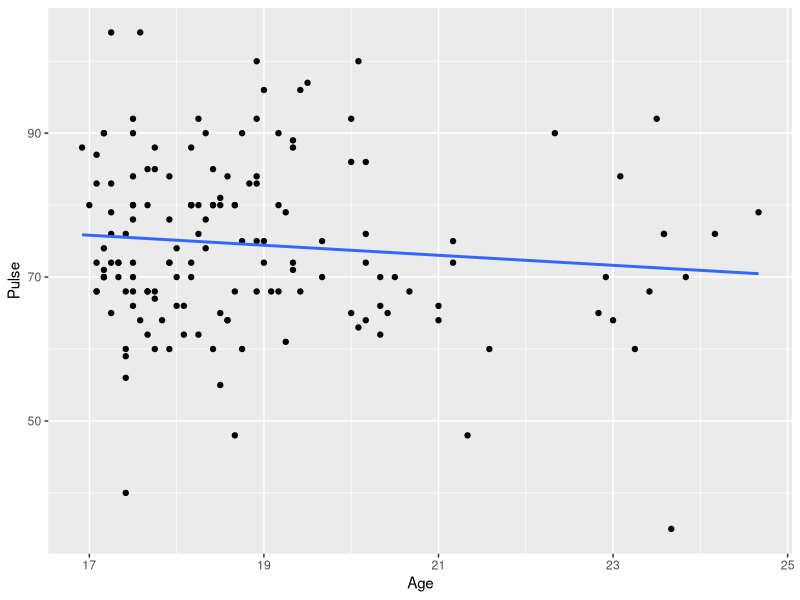
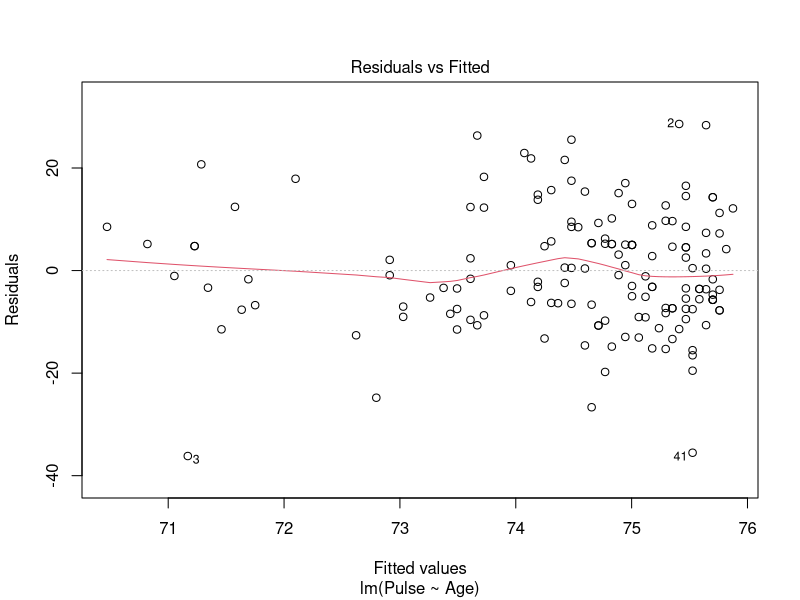
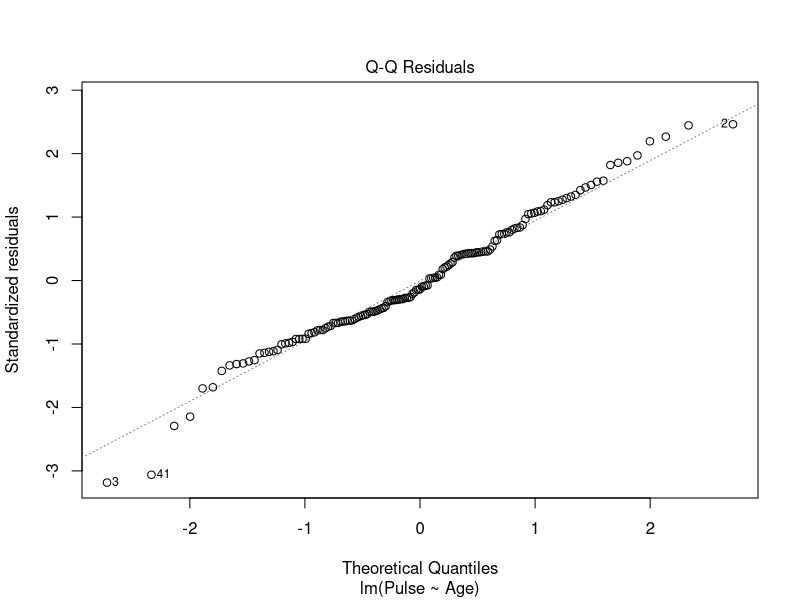
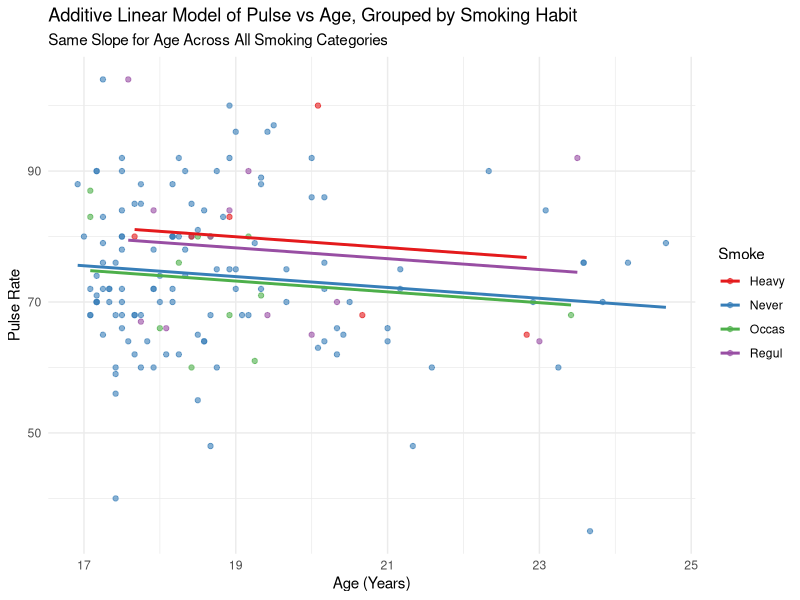
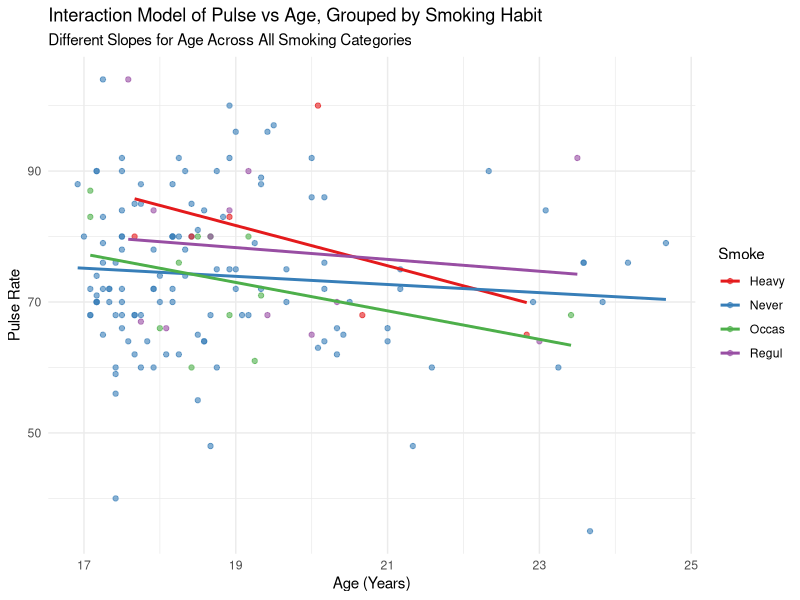

Write R code to recreate these figures, in order.
## ---- chunk 1
#| echo: false
#| message: false
#| warning: false

library(MASS)
library(tidyverse)
library(broom)
## ---- chunk 2
#| echo: false
survey <- na.omit(survey) |>
  filter(Age < 25)
## ---- chunk 3
#| echo: false

survey |>
  summarise(cor = cor(Age, Pulse))
## ---- chunk 4
#| echo: false
#| message: false

survey |>
  ggplot(
    aes(x = Age, y = Pulse)
  ) +
  geom_point() + 
  geom_smooth(method = "lm", se = F)

model1 <- lm(Pulse ~ Age, data = survey)

tidy(model1)
## ---- chunk 5
plot(model1, which = c(1,2))
## ---- chunk 6
#| echo: false

# 1. Prepare the data (as in your prompt)
survey_data <- na.omit(survey) |>
  filter(Age < 25)

# 2. Fit the Additive Model (Shared Slope)
# The formula Pulse ~ Age + Smoke is the additive model
model_additive <- lm(Pulse ~ Age + Smoke, data = survey_data)

# 3. Generate Predictions and Add to Data Frame
# Create a data frame of predictions for the fitted model
survey_data$Pulse_Fitted <- predict(model_additive, newdata = survey_data)

# 4. Create the ggplot
ggplot(survey_data, aes(x = Age, y = Pulse, color = Smoke)) +
  # Original Data Points
  geom_point(alpha = 0.6) +
  # Fitted Regression Lines (The shared slope is key here)
  # The geom_line will draw parallel lines because the model is additive.
  geom_line(aes(y = Pulse_Fitted), linewidth = 1) +
  # Customization
  labs(
    title = "Additive Linear Model of Pulse vs Age, Grouped by Smoking Habit",
    subtitle = "Same Slope for Age Across All Smoking Categories",
    y = "Pulse Rate",
    x = "Age (Years)"
  ) +
  theme_minimal() +
  scale_color_brewer(palette = "Set1")
## ---- chunk 7
#| echo: false
model2 <- lm(Pulse ~ Age + Smoke, data = survey)
tidy(model2)
## ---- chunk 8
#| echo: false
# 1. Prepare the data (as per the original prompt)
survey_data <- na.omit(survey) |>
  filter(Age < 25)

# 2. Fit the Interaction Model (Different Slopes)
# The formula Pulse ~ Age * Smoke is the interaction model
model_interaction <- lm(Pulse ~ Age * Smoke, data = survey_data)

# 3. Generate Predictions and Add to Data Frame
# Create a data frame of predictions for the fitted model
survey_data$Pulse_Fitted_Interaction <- predict(model_interaction, newdata = survey_data)

# 4. Create the ggplot
ggplot(survey_data, aes(x = Age, y = Pulse, color = Smoke)) +
  # Original Data Points
  geom_point(alpha = 0.6) +
  # Fitted Regression Lines (The different slopes are key here)
  # The geom_line will draw non-parallel lines because of the interaction term.
  geom_line(aes(y = Pulse_Fitted_Interaction), linewidth = 1) +
  # Customization
  labs(
    title = "Interaction Model of Pulse vs Age, Grouped by Smoking Habit",
    subtitle = "Different Slopes for Age Across All Smoking Categories",
    y = "Pulse Rate",
    x = "Age (Years)"
  ) +
  theme_minimal() +
  scale_color_brewer(palette = "Set1")
## ---- chunk 9
#| echo: false
model3 <- lm(Pulse ~ Age * Smoke, data = survey)
tidy(model3)
## ---- chunk 10
#| echo: false
# 1. Fit the Reduced Model (MR: Flipper Length ~ Bill Length)
model_reduced <- lm(Pulse ~ Age + Smoke, data = survey)

# 2. Fit the Full Model (MF: Flipper Length ~ Bill Length + Species)
model_full <- lm(Pulse ~ Age * Smoke, data = survey)

# 3. Perform the Model Comparison F-test
anova(model_reduced, model_full)
